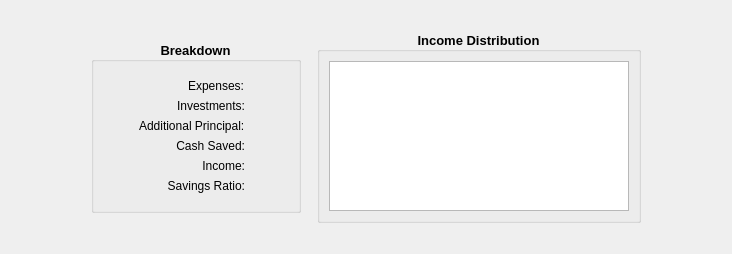
      <widget class="QWidget" name="tabYearlyBreakdown">
       <attribute name="title">
        <string>Yearly Breakdown</string>
       </attribute>
       <layout class="QVBoxLayout" name="verticalLayout_8">
        <item>
         <spacer name="verticalSpacer_9">
          <property name="orientation">
           <enum>Qt::Vertical</enum>
          </property>
          <property name="sizeType">
           <enum>QSizePolicy::Fixed</enum>
          </property>
          <property name="sizeHint" stdset="0">
           <size>
            <width>20</width>
            <height>20</height>
           </size>
          </property>
         </spacer>
        </item>
        <item>
         <layout class="QHBoxLayout" name="horizontalLayout_8">
          <item>
           <spacer name="horizontalSpacer_10">
            <property name="orientation">
             <enum>Qt::Horizontal</enum>
            </property>
            <property name="sizeType">
             <enum>QSizePolicy::Fixed</enum>
            </property>
            <property name="sizeHint" stdset="0">
             <size>
              <width>80</width>
              <height>20</height>
             </size>
            </property>
           </spacer>
          </item>
          <item>
           <layout class="QVBoxLayout" name="verticalLayoutYearlyBreakdown">
            <item>
             <widget class="QGroupBox" name="groupBox_2">
              <property name="sizePolicy">
               <sizepolicy hsizetype="Fixed" vsizetype="Fixed">
                <horstretch>0</horstretch>
                <verstretch>0</verstretch>
               </sizepolicy>
              </property>
              <property name="minimumSize">
               <size>
                <width>210</width>
                <height>0</height>
               </size>
              </property>
              <property name="font">
               <font>
                <family>Segoe UI</family>
                <pointsize>10</pointsize>
                <weight>75</weight>
                <bold>true</bold>
               </font>
              </property>
              <property name="title">
               <string>  Breakdown  </string>
              </property>
              <property name="alignment">
               <set>Qt::AlignCenter</set>
              </property>
              <layout class="QVBoxLayout" name="verticalLayout_3">
               <item>
                <spacer name="verticalSpacer_5">
                 <property name="orientation">
                  <enum>Qt::Vertical</enum>
                 </property>
                 <property name="sizeType">
                  <enum>QSizePolicy::Fixed</enum>
                 </property>
                 <property name="sizeHint" stdset="0">
                  <size>
                   <width>20</width>
                   <height>8</height>
                  </size>
                 </property>
                </spacer>
               </item>
               <item>
                <layout class="QFormLayout" name="formYearlySummary">
                 <property name="fieldGrowthPolicy">
                  <enum>QFormLayout::FieldsStayAtSizeHint</enum>
                 </property>
                 <property name="labelAlignment">
                  <set>Qt::AlignRight|Qt::AlignTrailing|Qt::AlignVCenter</set>
                 </property>
                 <property name="formAlignment">
                  <set>Qt::AlignHCenter|Qt::AlignTop</set>
                 </property>
                 <item row="0" column="0">
                  <widget class="QLabel" name="label_8">
                   <property name="font">
                    <font>
                     <family>Segoe UI</family>
                     <pointsize>9</pointsize>
                     <weight>50</weight>
                     <bold>false</bold>
                    </font>
                   </property>
                   <property name="text">
                    <string>Expenses:</string>
                   </property>
                  </widget>
                 </item>
                 <item row="0" column="1">
                  <widget class="QLabel" name="labelYearlyExpenses">
                   <property name="font">
                    <font>
                     <family>Segoe UI</family>
                     <pointsize>9</pointsize>
                     <weight>50</weight>
                     <bold>false</bold>
                    </font>
                   </property>
                   <property name="text">
                    <string>&lt;Expenses&gt;</string>
                   </property>
                  </widget>
                 </item>
                 <item row="1" column="0">
                  <widget class="QLabel" name="label_13">
                   <property name="font">
                    <font>
                     <family>Segoe UI</family>
                     <pointsize>9</pointsize>
                     <weight>50</weight>
                     <bold>false</bold>
                    </font>
                   </property>
                   <property name="text">
                    <string>Investments:</string>
                   </property>
                  </widget>
                 </item>
                 <item row="1" column="1">
                  <widget class="QLabel" name="labelYearlyInvestments">
                   <property name="font">
                    <font>
                     <family>Segoe UI</family>
                     <pointsize>9</pointsize>
                     <weight>50</weight>
                     <bold>false</bold>
                    </font>
                   </property>
                   <property name="text">
                    <string>&lt;Investments&gt;</string>
                   </property>
                  </widget>
                 </item>
                 <item row="4" column="0">
                  <widget class="QLabel" name="label_10">
                   <property name="font">
                    <font>
                     <family>Segoe UI</family>
                     <pointsize>9</pointsize>
                     <weight>50</weight>
                     <bold>false</bold>
                    </font>
                   </property>
                   <property name="text">
                    <string>Income:</string>
                   </property>
                   <property name="alignment">
                    <set>Qt::AlignRight|Qt::AlignTrailing|Qt::AlignVCenter</set>
                   </property>
                  </widget>
                 </item>
                 <item row="4" column="1">
                  <widget class="QLabel" name="labelYearlyIncome">
                   <property name="font">
                    <font>
                     <family>Segoe UI</family>
                     <pointsize>9</pointsize>
                     <weight>50</weight>
                     <bold>false</bold>
                    </font>
                   </property>
                   <property name="text">
                    <string>&lt;Income&gt;</string>
                   </property>
                  </widget>
                 </item>
                 <item row="5" column="0">
                  <widget class="QLabel" name="label_11">
                   <property name="font">
                    <font>
                     <family>Segoe UI</family>
                     <pointsize>9</pointsize>
                     <weight>50</weight>
                     <bold>false</bold>
                    </font>
                   </property>
                   <property name="text">
                    <string>Savings Ratio:</string>
                   </property>
                   <property name="alignment">
                    <set>Qt::AlignRight|Qt::AlignTrailing|Qt::AlignVCenter</set>
                   </property>
                  </widget>
                 </item>
                 <item row="5" column="1">
                  <widget class="QLabel" name="labelYearlySavingsRatio">
                   <property name="font">
                    <font>
                     <family>Segoe UI</family>
                     <pointsize>9</pointsize>
                     <weight>50</weight>
                     <bold>false</bold>
                    </font>
                   </property>
                   <property name="text">
                    <string>&lt;SavingsRatio&gt;</string>
                   </property>
                  </widget>
                 </item>
                 <item row="2" column="0">
                  <widget class="QLabel" name="label_15">
                   <property name="font">
                    <font>
                     <family>Segoe UI</family>
                     <pointsize>9</pointsize>
                     <weight>50</weight>
                     <bold>false</bold>
                    </font>
                   </property>
                   <property name="text">
                    <string>Additional Principal:</string>
                   </property>
                  </widget>
                 </item>
                 <item row="2" column="1">
                  <widget class="QLabel" name="labelYearlyPrincipal">
                   <property name="font">
                    <font>
                     <family>Segoe UI</family>
                     <pointsize>9</pointsize>
                     <weight>50</weight>
                     <bold>false</bold>
                    </font>
                   </property>
                   <property name="text">
                    <string>&lt;Principal&gt;</string>
                   </property>
                  </widget>
                 </item>
                 <item row="3" column="0">
                  <widget class="QLabel" name="label_9">
                   <property name="font">
                    <font>
                     <family>Segoe UI</family>
                     <pointsize>9</pointsize>
                     <weight>50</weight>
                     <bold>false</bold>
                    </font>
                   </property>
                   <property name="text">
                    <string>Cash Saved:</string>
                   </property>
                   <property name="alignment">
                    <set>Qt::AlignRight|Qt::AlignTrailing|Qt::AlignVCenter</set>
                   </property>
                  </widget>
                 </item>
                 <item row="3" column="1">
                  <widget class="QLabel" name="labelYearlyCashSaved">
                   <property name="font">
                    <font>
                     <family>Segoe UI</family>
                     <pointsize>9</pointsize>
                     <weight>50</weight>
                     <bold>false</bold>
                    </font>
                   </property>
                   <property name="text">
                    <string>&lt;CashSaved&gt;</string>
                   </property>
                  </widget>
                 </item>
                </layout>
               </item>
               <item>
                <spacer name="verticalSpacer_7">
                 <property name="orientation">
                  <enum>Qt::Vertical</enum>
                 </property>
                 <property name="sizeType">
                  <enum>QSizePolicy::Fixed</enum>
                 </property>
                 <property name="sizeHint" stdset="0">
                  <size>
                   <width>20</width>
                   <height>8</height>
                  </size>
                 </property>
                </spacer>
               </item>
              </layout>
             </widget>
            </item>
           </layout>
          </item>
          <item>
           <spacer name="horizontalSpacer_19">
            <property name="orientation">
             <enum>Qt::Horizontal</enum>
            </property>
            <property name="sizeType">
             <enum>QSizePolicy::Fixed</enum>
            </property>
            <property name="sizeHint" stdset="0">
             <size>
              <width>10</width>
              <height>20</height>
             </size>
            </property>
           </spacer>
          </item>
          <item>
           <layout class="QVBoxLayout" name="verticalLayoutYearlyIncomeDistribution">
            <item>
             <widget class="QGroupBox" name="groupBox_4">
              <property name="sizePolicy">
               <sizepolicy hsizetype="Expanding" vsizetype="Expanding">
                <horstretch>0</horstretch>
                <verstretch>0</verstretch>
               </sizepolicy>
              </property>
              <property name="maximumSize">
               <size>
                <width>16777215</width>
                <height>16777215</height>
               </size>
              </property>
              <property name="font">
               <font>
                <family>Segoe UI</family>
                <pointsize>10</pointsize>
                <weight>75</weight>
                <bold>true</bold>
               </font>
              </property>
              <property name="title">
               <string>  Income Distribution  </string>
              </property>
              <property name="alignment">
               <set>Qt::AlignCenter</set>
              </property>
              <layout class="QVBoxLayout" name="verticalLayout_6">
               <item>
                <widget class="QChartView" name="graphicsViewBreakdownPieChart">
                 <property name="sizePolicy">
                  <sizepolicy hsizetype="Expanding" vsizetype="Expanding">
                   <horstretch>0</horstretch>
                   <verstretch>0</verstretch>
                  </sizepolicy>
                 </property>
                 <property name="minimumSize">
                  <size>
                   <width>300</width>
                   <height>150</height>
                  </size>
                 </property>
                 <property name="maximumSize">
                  <size>
                   <width>16777215</width>
                   <height>16777215</height>
                  </size>
                 </property>
                 <property name="sizeAdjustPolicy">
                  <enum>QAbstractScrollArea::AdjustToContents</enum>
                 </property>
                 <property name="interactive">
                  <bool>false</bool>
                 </property>
                </widget>
               </item>
              </layout>
             </widget>
            </item>
           </layout>
          </item>
          <item>
           <spacer name="horizontalSpacer_9">
            <property name="orientation">
             <enum>Qt::Horizontal</enum>
            </property>
            <property name="sizeType">
             <enum>QSizePolicy::Fixed</enum>
            </property>
            <property name="sizeHint" stdset="0">
             <size>
              <width>80</width>
              <height>20</height>
             </size>
            </property>
           </spacer>
          </item>
         </layout>
        </item>
        <item>
         <spacer name="verticalSpacer_8">
          <property name="orientation">
           <enum>Qt::Vertical</enum>
          </property>
          <property name="sizeType">
           <enum>QSizePolicy::Fixed</enum>
          </property>
          <property name="sizeHint" stdset="0">
           <size>
            <width>20</width>
            <height>20</height>
           </size>
          </property>
         </spacer>
        </item>
       </layout>
      </widget>
